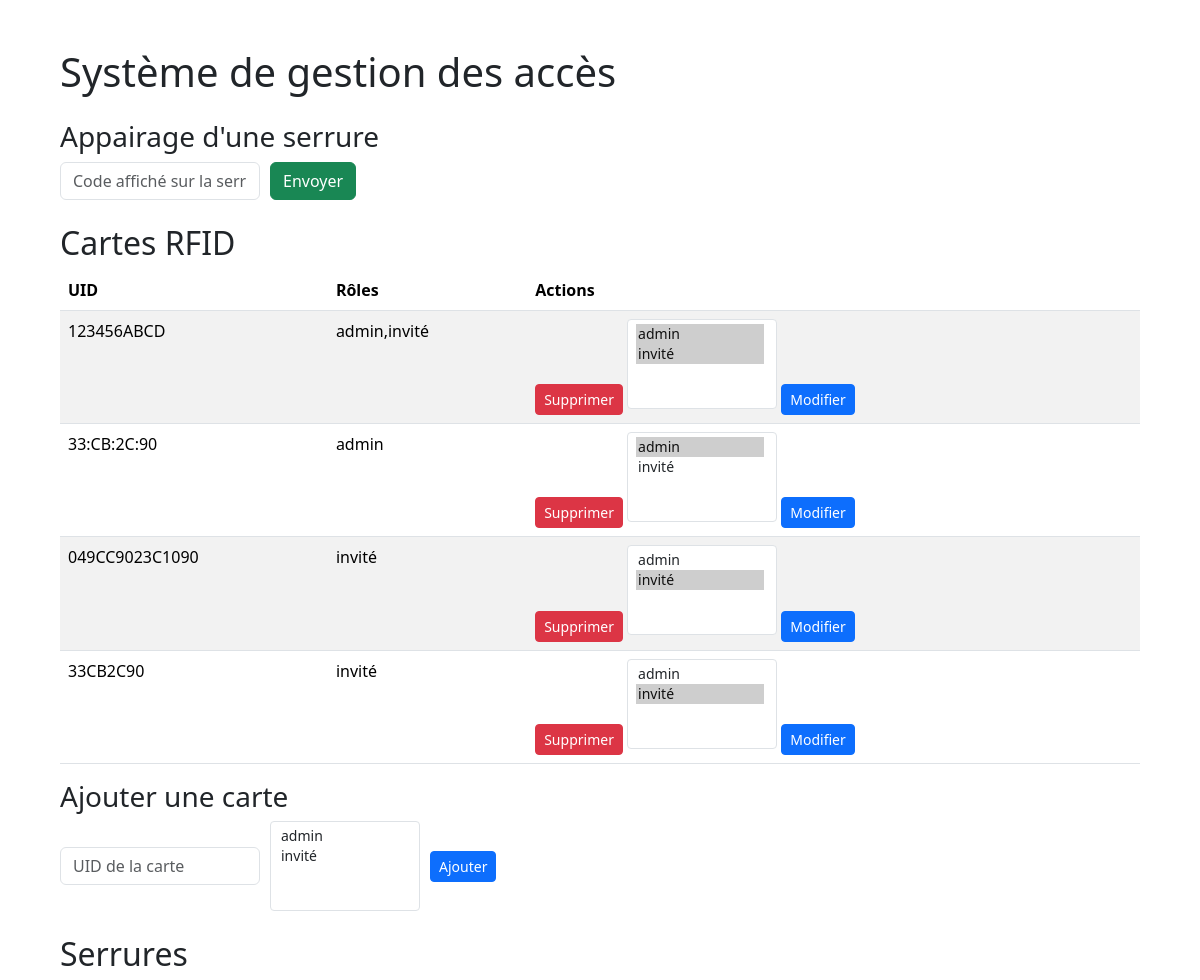
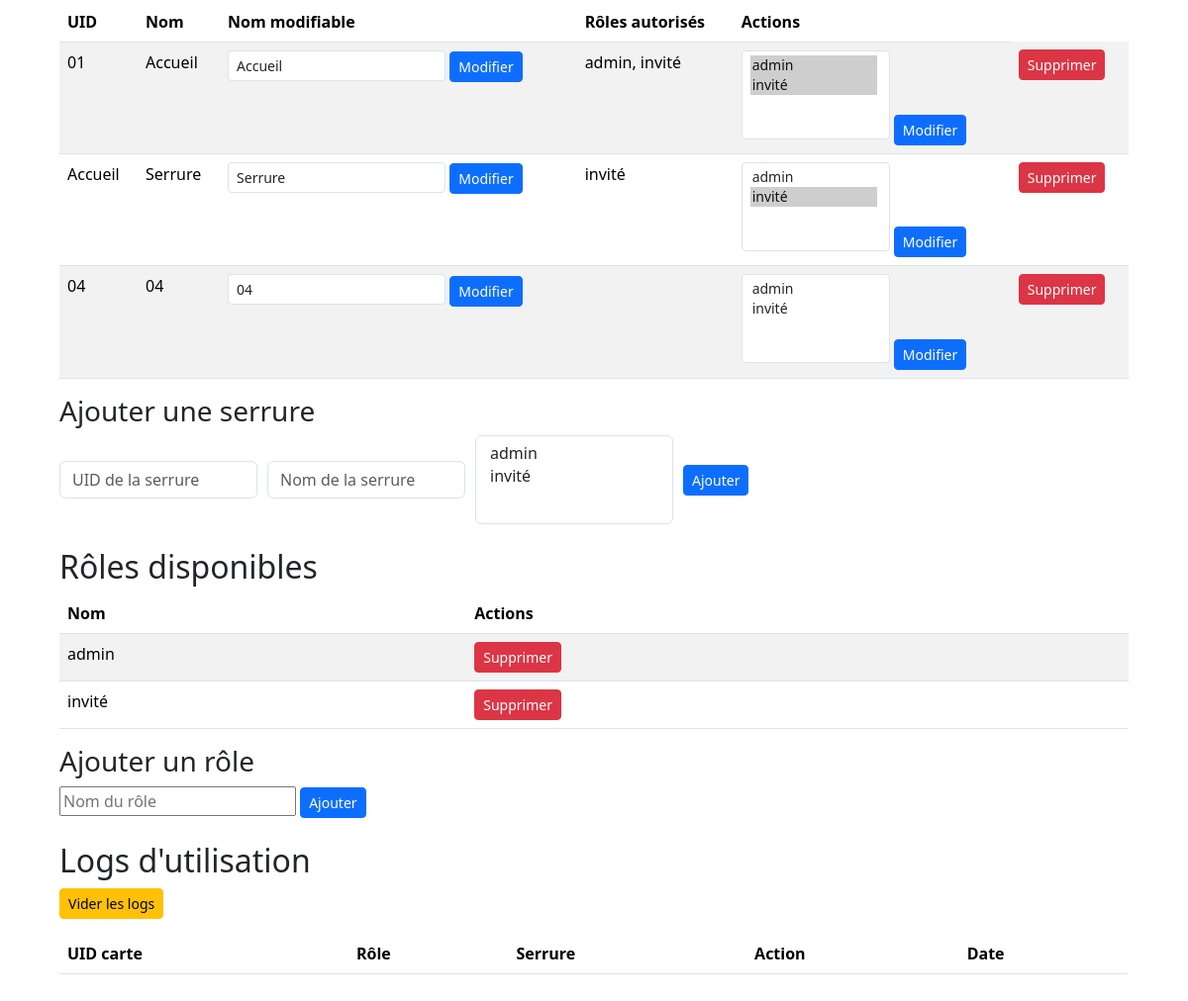
Before: / with the older database file (2 pictures, top to bottom).
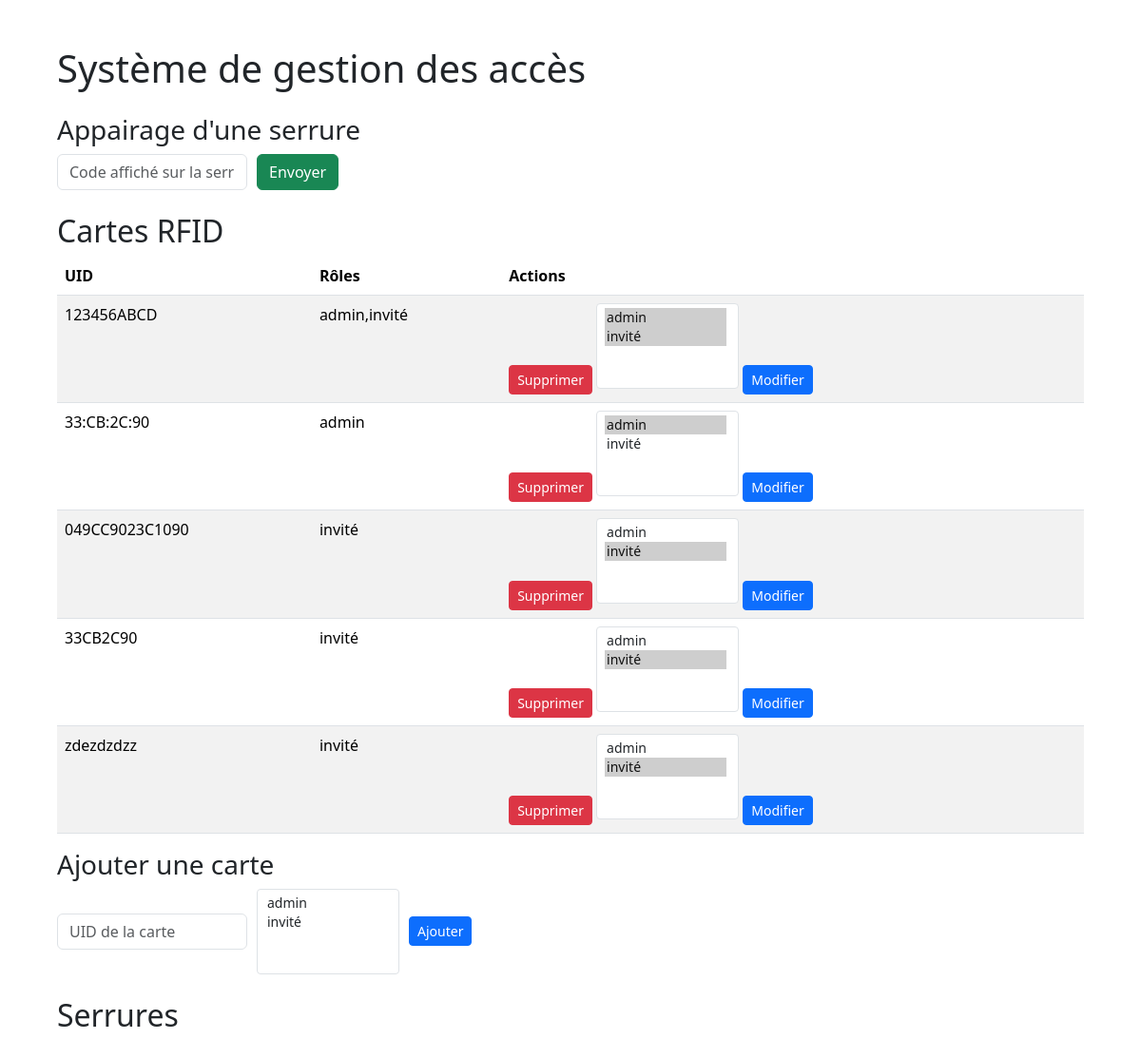
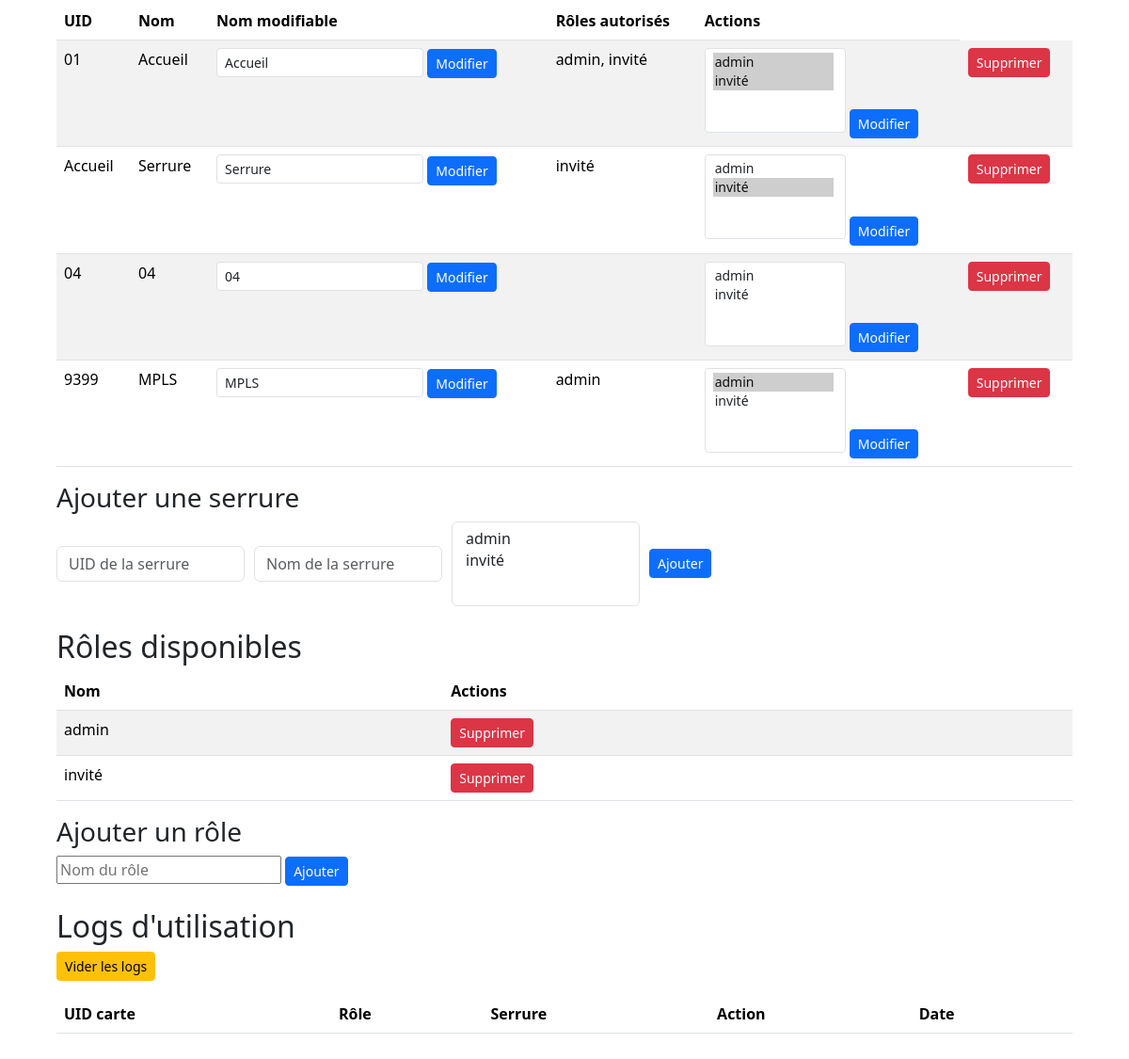
After: the same page with the newer database file (2 pictures, top to bottom).
### tables this page shows
CREATE TABLE cartes (
    id INTEGER PRIMARY KEY AUTOINCREMENT,
    uid TEXT UNIQUE,
    role TEXT
);

CREATE TABLE serrures (
    id INTEGER PRIMARY KEY AUTOINCREMENT,
    uid TEXT UNIQUE,
    nom TEXT,
    roles_autorises TEXT
);

CREATE TABLE roles (
    id INTEGER PRIMARY KEY AUTOINCREMENT,
    nom TEXT UNIQUE
);

### main.py (the view)
@app.get("/", response_class=HTMLResponse)
def index(request: Request):
    conn_local = sqlite3.connect("serrure.db")
    cursor_local = conn_local.cursor()
    cursor_local.execute("SELECT uid, role FROM cartes")
    cartes = cursor_local.fetchall()
    cursor_local.execute("SELECT * FROM serrures")
    serrures = cursor_local.fetchall()
    cursor_local.execute("SELECT * FROM logs ORDER BY date_utilisation DESC LIMIT 50")
    logs = cursor_local.fetchall()
    cursor_local.execute("SELECT * FROM roles")
    roles = cursor_local.fetchall()
    conn_local.close()
    return templates.TemplateResponse("index.html", {
        "request": request,
        "cartes": cartes,
        "serrures": serrures,
        "logs": logs,
        "roles": roles
    })

### templates/index.html (shortened to what this page needs)
<!DOCTYPE html>
<html lang="fr">
<head>
    <link rel="stylesheet" href="/static/styles.css">
    <link href="https://cdn.jsdelivr.net/npm/bootstrap@5.3.2/dist/css/bootstrap.min.css" rel="stylesheet">
</head>
<body class="p-5">
<div class="container">
    <h1 class="mb-4">Système de gestion des accès</h1>
    <div class="mb-4">
        <h3>Appairage d'une serrure</h3>
        <form id="pairing-form" style="display:flex; gap:10px; align-items:center;">
            <input type="text" id="pairing-code" placeholder="Code affiché sur la serrure" required class="form-control" style="width:200px;">
            <button type="submit" class="btn btn-success">Envoyer</button>
        </form>
    </div>
<h2>Cartes RFID</h2>
<table class="table table-striped">
    <thead>
        <tr>
            <th>UID</th>
            <th>Rôles</th>
            <th>Actions</th>
        </tr>
    </thead>
    <tbody>
        {% for carte in cartes %}
        <tr>
            <td>{{ carte[0] }}</td>
            <td>{{ carte[1] }}</td>
            <td>
                <form method="post" action="/cartes/supprimer" style="display:inline;">
                    <button type="submit" class="btn btn-danger btn-sm">Supprimer</button>
                </form>
                <form method="post" action="/cartes/modifier_roles/{{ carte[0] }}" style="display:inline;">
                    {% set roles_carte = carte[1].split(',') if carte[1] else [] %}
                    <select name="roles_autorises" multiple
                            class="form-select form-select-sm d-inline-block"
                            style="width:150px; height:90px;">
                        {% for role in roles %}
                            <option value="{{ role[1] }}"
                                {% if role[1] in roles_carte %}selected{% endif %}>
                                {{ role[1] }}
                            </option>
                        {% endfor %}
                    </select>
                    <button type="submit" class="btn btn-primary btn-sm">Modifier</button>
                </form>
            </td>
        </tr>
        {% endfor %}
    </tbody>
</table>
<h3>Ajouter une carte</h3>
<form method="post" action="/cartes/ajouter" style="display:flex; gap:10px; align-items:center;">
    <input type="text" name="uid" placeholder="UID de la carte" required class="form-control" style="width:200px;">
    <select name="roles_autorises" multiple class="form-select form-select-sm d-inline-block" style="width:150px; height:90px;">
        {% for role in roles %}
            <option value="{{ role[1] }}">{{ role[1] }}</option>
        {% endfor %}
    </select>
    <button type="submit" class="btn btn-primary btn-sm">Ajouter</button>
</form>
<h2 class="mt-4">Serrures</h2>
<table class="table table-striped">
    <thead>
        <tr>
            <th>UID</th>
            <th>Nom</th>
            <th>Nom modifiable</th>
            <th>Rôles autorisés</th>
            <th>Actions</th>
        </tr>
    </thead>
    <tbody>
        {% for serrure in serrures %}
        <tr>
            <td>{{ serrure[1] }}</td>
            <td>{{ serrure[2] }}</td>
            <td>
                <form method="post" action="/serrures/modifier_nom/{{ serrure[1] }}" style="display:inline;">
                    <input type="text" name="nom" value="{{ serrure[2] }}" class="form-control form-control-sm" style="width:auto; display:inline-block;">
                    <button type="submit" class="btn btn-primary btn-sm">Modifier</button>
                </form>
            </td>
            <td>
    {% set roles_serrure = serrure[3].split(',') if serrure[3] else [] %}
    {{ roles_serrure | join(', ') }}
</td>
<td>
    <form method="post" action="/serrures/modifier_roles/{{ serrure[1] }}" style="display:inline;">
        <select name="roles_autorises" multiple
                class="form-select form-select-sm d-inline-block"
                style="width:150px; height:90px;">
            {% for role in roles %}
                <option value="{{ role[1] }}"
                    {% if role[1] in roles_serrure %}selected{% endif %}>
                    {{ role[1] }}
                </option>
            {% endfor %}
        </select>
        <button type="submit" class="btn btn-primary btn-sm">Modifier</button>
    </form>
</td>
            <td>
                <form method="post" action="/serrures/supprimer" style="display:inline;">
                    <button class="btn btn-danger btn-sm">Supprimer</button>
                </form>
            </td>
        </tr>
        {% endfor %}
    </tbody>
</table>
<h3>Ajouter une serrure</h3>
<form method="post" action="/serrures/ajouter" style="display:flex; gap:10px; align-items:center;" class="mb-4">
    <input type="text" name="uid" placeholder="UID de la serrure" required class="form-control" style="width:200px;">
    <input type="text" name="nom" placeholder="Nom de la serrure" required class="form-control" style="width:200px;">
    <select name="roles_autorises" multiple class="form-select" style="width:200px; height:90px;">
        {% for role in roles %}
            <option value="{{ role[1] }}">{{ role[1] }}</option>
        {% endfor %}
    </select>
    <button type="submit" class="btn btn-primary btn-sm">Ajouter</button>
</form>
<h2>Rôles disponibles</h2>
<table class="table table-striped">
    <thead>
        <tr>
            <th>Nom</th>
            <th>Actions</th>
        </tr>
    </thead>
    <tbody>
        {% for role in roles %}
        <tr>
            <td>{{ role[1] }}</td>
            <td>
                <form method="post" action="/roles/supprimer" style="display:inline;">
                    <button class="btn btn-danger btn-sm">Supprimer</button>
                </form>
            </td>
        </tr>
        {% endfor %}
    </tbody>
</table>
    <h3>Ajouter un rôle</h3>
    <form method="post" action="/roles/ajouter" class="mb-4">
        <input type="text" name="nom" placeholder="Nom du rôle" required>
        <button class="btn btn-primary btn-sm">Ajouter</button>
    </form>
<h2>Logs d'utilisation</h2>
<form method="post" action="/logs/vider" style="margin-bottom: 15px;">
    <button type="submit" class="btn btn-warning btn-sm">Vider les logs</button>
</form>
<table class="table table-striped">
    <thead>
        <tr>
            <th>UID carte</th>
            <th>Rôle</th>
            <th>Serrure</th>
            <th>Action</th>
            <th>Date</th>
        </tr>
    </thead>
</table>
</div>
</body>
</html>

Changed rows visible on the page:
added cartes: uid "zdezdzdzz", role "invité", roles_autorises "admin / invité ☑"
added serrures: uid "9399", nom "MPLS", roles_autorises "admin", roles_autorises "admin ☑ / invité"
